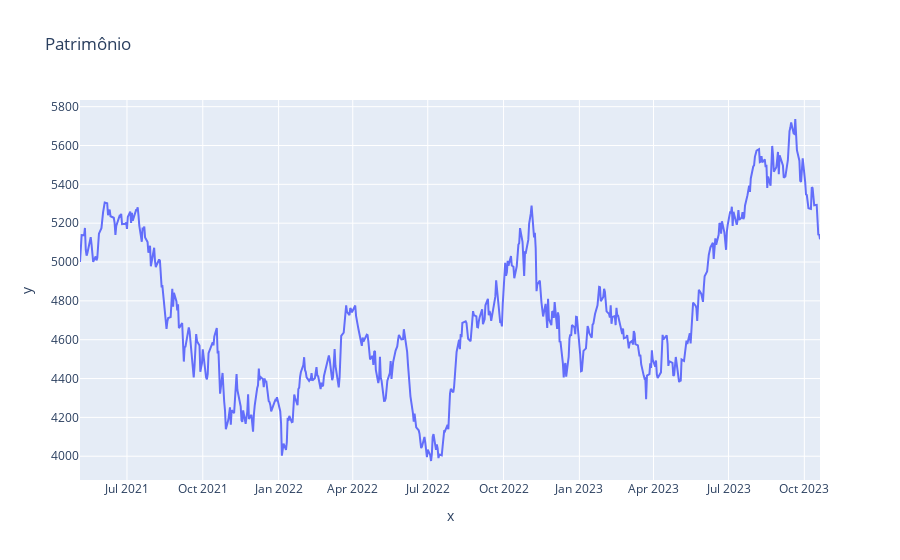

The cell this chart's notebook holds for it:
### Code cell
figura = px.line(x = datas, y = dataset['SOMA VALOR'], title=' Patrimônio')
figura.show()

### Figure 1 — Plotly figure (JSON) as saved in the notebook; plotly's stock layout.template omitted (floating-point values rounded to 4 significant figures; data arrays with more than 128 entries replaced by an {"elided": "..."} marker saying what was removed)
{"data": [{"hovertemplate": "x=%{x}<br>y=%{y}<extra></extra>", "legendgroup": "", "line": {"color": "#636efa", "dash": "solid"}, "marker": {"symbol": "circle"}, "mode": "lines", "name": "", "orientation": "v", "showlegend": false, "type": "scatter", "x": {"elided": "617 str values"}, "xaxis": "x", "y": {"elided": "617 float values"}, "yaxis": "y"}], "layout": {"legend": {"tracegroupgap": 0}, "title": {"text": " Patrimônio"}, "xaxis": {"anchor": "y", "domain": [0, 1], "title": {"text": "x"}}, "yaxis": {"anchor": "x", "domain": [0, 1], "title": {"text": "y"}}}}
